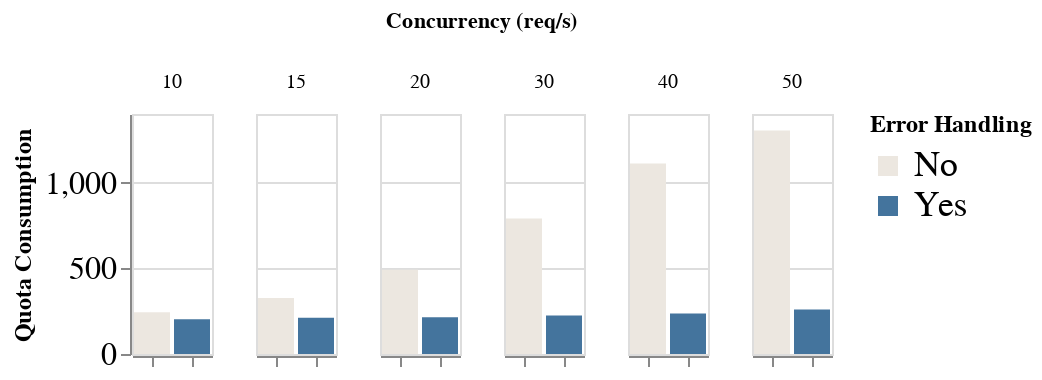

Source (notebook cell):
### Code cell
base = alt.Chart(exp2data[exp2data.Concurrency>5], height=120)


base.mark_bar().encode(
    x=alt.X("Error Handling", title="", axis=alt.Axis(labels=False)),
    y=alt.Y(
        "consumption:Q", title="Quota Consumption", scale=alt.Scale(domain=[0, 1400])
    ),
    color=alt.Color(
        "Error Handling:N", legend=alt.Legend(labelFontSize=18, titleFontSize=12), scale=alt.Scale(range=[PALETTE[1], PALETTE[3]])
    ),
    tooltip=["consumption"],
).facet(column=alt.Column("Concurrency", title="Concurrency (req/s)")).configure_axis(
    labelFontSize=16, titleFontSize=12
)

### Figure 1 — Vega-Lite specification as saved in the notebook (floating-point values rounded to 4 significant figures)
{"config": {"view": {"continuousWidth": 400, "continuousHeight": 300}, "axis": {"labelFontSize": 16, "titleFontSize": 12}}, "data": {"name": "data-0e1a58f14cbf39ebca8a5674370f5185"}, "facet": {"column": {"type": "quantitative", "field": "Concurrency", "title": "Concurrency (req/s)"}}, "spec": {"mark": "bar", "encoding": {"color": {"type": "nominal", "field": "Error Handling", "legend": {"labelFontSize": 18, "titleFontSize": 12}, "scale": {"range": ["#ece7e0", "#44749d"]}}, "tooltip": [{"type": "quantitative", "field": "consumption"}], "x": {"type": "nominal", "axis": {"labels": false}, "field": "Error Handling", "title": ""}, "y": {"type": "quantitative", "field": "consumption", "scale": {"domain": [0, 1400]}, "title": "Quota Consumption"}}, "height": 120}, "$schema": "https://vega.github.io/schema/vega-lite/v4.8.1.json", "datasets": {"data-0e1a58f14cbf39ebca8a5674370f5185": [{"API": "yelp", "Concurrency": 20, "Elapsed": 75.49, "Error Handling": "Yes", "Quota0": "11130", "Quota1": "10915", "consumption": 215}, {"API": "yelp", "Concurrency": 20, "Elapsed": 40.38, "Error Handling": "No", "Quota0": "10914", "Quota1": "10422", "consumption": 492}, {"API": "yelp", "Concurrency": 10, "Elapsed": 46.48, "Error Handling": "No", "Quota0": "10021", "Quota1": "9778", "consumption": 243}, {"API": "yelp", "Concurrency": 15, "Elapsed": 51.07, "Error Handling": "No", "Quota0": "9775", "Quota1": "9448", "consumption": 327}, {"API": "yelp", "Concurrency": 10, "Elapsed": 76.93, "Error Handling": "Yes", "Quota0": "8567", "Quota1": "8365", "consumption": 202}, {"API": "yelp", "Concurrency": 15, "Elapsed": 94.85, "Error Handling": "Yes", "Quota0": "8362", "Quota1": "8151", "consumption": 211}, {"API": "yelp", "Concurrency": 30, "Elapsed": 85.5, "Error Handling": "Yes", "Quota0": "8107", "Quota1": "7883", "consumption": 224}, {"API": "yelp", "Concurrency": 40, "Elapsed": 66.89, "Error Handling": "Yes", "Quota0": "7882", "Quota1": "7646", "consumption": 236}, {"API": "yelp", "Concurrency": 50, "Elapsed": 58.77, "Error Handling": "Yes", "Quota0": "7643", "Quota1": "7384", "consumption": 259}, {"API": "yelp", "Concurrency": 50, "Elapsed": 39.28, "Error Handling": "No", "Quota0": "7381", "Quota1": "6077", "consumption": 1304}, {"API": "yelp", "Concurrency": 40, "Elapsed": 40.25, "Error Handling": "No", "Quota0": "6072", "Quota1": "4961", "consumption": 1111}, {"API": "yelp", "Concurrency": 30, "Elapsed": 40.1, "Error Handling": "No", "Quota0": "4959", "Quota1": "4168", "consumption": 791}]}}
